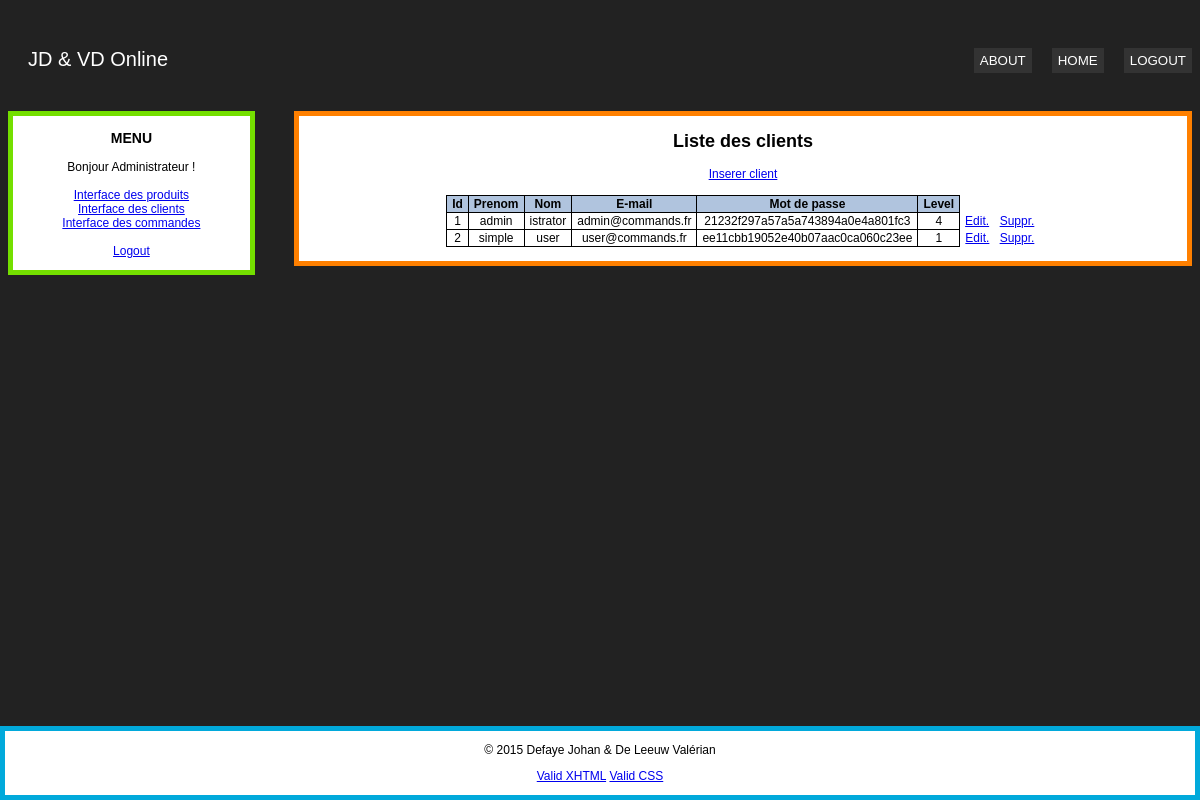
The page /customer.php (signed in) on the database its author committed.
### tables this page shows
CREATE TABLE IF NOT EXISTS `customer` (
  `cu_id` int(11) NOT NULL AUTO_INCREMENT,
  `cu_first_name` varchar(30) NOT NULL,
  `cu_last_name` varchar(30) NOT NULL,
  `cu_email` varchar(60) NOT NULL,
  `cu_password` varchar(32) NOT NULL,
  `cu_level` int(11) NOT NULL,
  PRIMARY KEY (`cu_id`),
  KEY `cu_last_name` (`cu_last_name`,`cu_email`)
);

### customer.php (the view, shortened to what this page needs)
<?php
require_once('view/document.php');
$pdo = new PDO("mysql:host=localhost;dbname=jdvdbd","jdvdbd", "jdvdbd");
$res=$pdo->query("SELECT * FROM customer;");
$url='http://'.$_SERVER['HTTP_HOST'].'/jdvd';
echo "<a href=\"$url/controller/controller_customer.php?action=inscription\">Inserer client</a><br/> <br/>\n";
?>
<table>
	<tr>
		<th>Id</th>
		<th>Prenom</th>
		<th>Nom</th>
		<th>E-mail</th>
		<th>Mot de passe</th>
		<th>Level</th>
	</tr>
<?php
while($tableau=$res->fetch(PDO::FETCH_NUM)){ ?>
	<tr>
		<td> <?php echo "$tableau[0]"; ?> </td>
		<td> <?php echo "$tableau[1]"; ?> </td>
		<td> <?php echo "$tableau[2]"; ?> </td>
		<td> <?php echo "$tableau[3]"; ?> </td>
		<td> <?php echo "$tableau[4]"; ?> </td>
		<td> <?php echo "$tableau[5]"; ?> </td>
		<td class="lien_tab"> <?php echo "<a href=\"$url/controller/controller_customer.php?action=edition&id=$tableau[0]\">Edit.</a><br/> \n"; ?> </td>
		<td class="lien_tab"> <?php echo "<a href=\"$url/controller/controller_customer.php?action=suppression&id=$tableau[0]\">Suppr.</a><br/> \n"; ?> </td>
	</tr>
<?php }
echo "</table> \n";
echo "<br/> \n" ;
?>

### css/global.css (style rules this page uses)
body { font:12px Arial; background-color:#222; }
table { border-collapse:collapse; margin-left:auto; margin-right:auto; }
td { padding-left:5px; padding-right:5px; border:1px solid black; }
th { padding-left:5px; padding-right:5px; border:1px solid black; background-color:#B0C4DE; }
.lien_tab { border-style:none; }

### rows shown on the page
customer: cu_id "1", cu_first_name "admin", cu_last_name "istrator", cu_email "admin@commands.fr", cu_password "21232f297a57a5a743894a0e4a801fc3", cu_level "4"
customer: cu_id "2", cu_first_name "simple", cu_last_name "user", cu_email "user@commands.fr", cu_password "ee11cbb19052e40b07aac0ca060c23ee", cu_level "1"

### other values the page prints
$title "Liste des clients"
